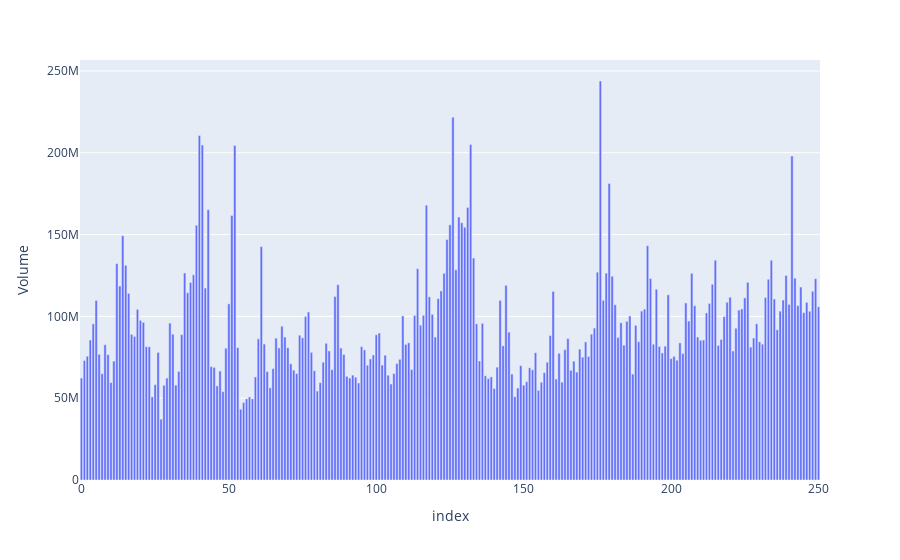

Here is the notebook cell this chart was saved with:
### Code cell
px.bar(data,y = "Volume")

### Figure 1 — Plotly figure (JSON) as saved in the notebook; plotly's stock layout.template omitted (floating-point values rounded to 4 significant figures; data arrays with more than 128 entries replaced by an {"elided": "..."} marker saying what was removed)
{"data": [{"alignmentgroup": "True", "hovertemplate": "index=%{x}<br>Volume=%{y}<extra></extra>", "legendgroup": "", "marker": {"color": "#636efa", "pattern": {"shape": ""}}, "name": "", "offsetgroup": "", "orientation": "v", "showlegend": false, "textposition": "auto", "type": "bar", "x": {"elided": "251 int values"}, "xaxis": "x", "y": {"elided": "251 int values"}, "yaxis": "y"}], "layout": {"barmode": "relative", "legend": {"tracegroupgap": 0}, "margin": {"t": 60}, "xaxis": {"anchor": "y", "domain": [0, 1], "title": {"text": "index"}}, "yaxis": {"anchor": "x", "domain": [0, 1], "title": {"text": "Volume"}}}}
